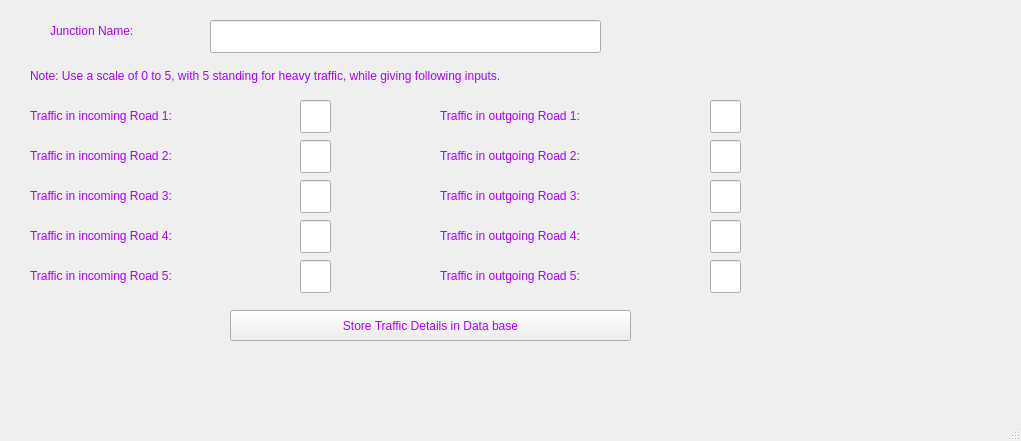
<?xml version="1.0" encoding="UTF-8"?>
<ui version="4.0">
 <class>MainWindow</class>
 <widget class="QMainWindow" name="MainWindow">
  <property name="geometry">
   <rect>
    <x>0</x>
    <y>0</y>
    <width>1021</width>
    <height>441</height>
   </rect>
  </property>
  <property name="windowTitle">
   <string>Traffic Details at the Junction</string>
  </property>
  <property name="styleSheet">
   <string notr="true">color: rgb(170, 0, 255);
font: 75 12pt &quot;MS Shell Dlg 2&quot;;</string>
  </property>
  <widget class="QWidget" name="centralwidget">
   <widget class="QPushButton" name="pushButton">
    <property name="geometry">
     <rect>
      <x>230</x>
      <y>310</y>
      <width>401</width>
      <height>31</height>
     </rect>
    </property>
    <property name="text">
     <string>Store Traffic Details in Data base</string>
    </property>
   </widget>
   <widget class="QLineEdit" name="lineEdit_3">
    <property name="geometry">
     <rect>
      <x>300</x>
      <y>100</y>
      <width>31</width>
      <height>33</height>
     </rect>
    </property>
   </widget>
   <widget class="QLineEdit" name="lineEdit_4">
    <property name="geometry">
     <rect>
      <x>300</x>
      <y>140</y>
      <width>31</width>
      <height>33</height>
     </rect>
    </property>
   </widget>
   <widget class="QLineEdit" name="lineEdit_5">
    <property name="geometry">
     <rect>
      <x>300</x>
      <y>180</y>
      <width>31</width>
      <height>33</height>
     </rect>
    </property>
   </widget>
   <widget class="QLineEdit" name="lineEdit_6">
    <property name="geometry">
     <rect>
      <x>300</x>
      <y>220</y>
      <width>31</width>
      <height>33</height>
     </rect>
    </property>
   </widget>
   <widget class="QLabel" name="label_3">
    <property name="geometry">
     <rect>
      <x>30</x>
      <y>100</y>
      <width>251</width>
      <height>31</height>
     </rect>
    </property>
    <property name="text">
     <string>Traffic in incoming Road 1:</string>
    </property>
   </widget>
   <widget class="QLabel" name="label_4">
    <property name="geometry">
     <rect>
      <x>30</x>
      <y>140</y>
      <width>241</width>
      <height>31</height>
     </rect>
    </property>
    <property name="text">
     <string>Traffic in incoming Road 2:</string>
    </property>
   </widget>
   <widget class="QLabel" name="label_5">
    <property name="geometry">
     <rect>
      <x>30</x>
      <y>220</y>
      <width>241</width>
      <height>31</height>
     </rect>
    </property>
    <property name="text">
     <string>Traffic in incoming Road 4:</string>
    </property>
   </widget>
   <widget class="QLabel" name="label_6">
    <property name="geometry">
     <rect>
      <x>30</x>
      <y>180</y>
      <width>241</width>
      <height>31</height>
     </rect>
    </property>
    <property name="text">
     <string>Traffic in incoming Road 3:</string>
    </property>
   </widget>
   <widget class="QLabel" name="label_2">
    <property name="geometry">
     <rect>
      <x>30</x>
      <y>260</y>
      <width>241</width>
      <height>31</height>
     </rect>
    </property>
    <property name="text">
     <string>Traffic in incoming Road 5:</string>
    </property>
   </widget>
   <widget class="QLineEdit" name="lineEdit_2">
    <property name="geometry">
     <rect>
      <x>300</x>
      <y>260</y>
      <width>31</width>
      <height>33</height>
     </rect>
    </property>
   </widget>
   <widget class="QLineEdit" name="lineEdit_9">
    <property name="geometry">
     <rect>
      <x>210</x>
      <y>20</y>
      <width>391</width>
      <height>33</height>
     </rect>
    </property>
   </widget>
   <widget class="QLabel" name="label_7">
    <property name="geometry">
     <rect>
      <x>50</x>
      <y>20</y>
      <width>151</width>
      <height>21</height>
     </rect>
    </property>
    <property name="text">
     <string>Junction Name:</string>
    </property>
   </widget>
   <widget class="QLabel" name="label_8">
    <property name="geometry">
     <rect>
      <x>30</x>
      <y>60</y>
      <width>821</width>
      <height>31</height>
     </rect>
    </property>
    <property name="text">
     <string>Note: Use a scale of 0 to 5, with 5 standing for heavy traffic, while giving following inputs.</string>
    </property>
   </widget>
   <widget class="QLineEdit" name="lineEdit_7">
    <property name="geometry">
     <rect>
      <x>710</x>
      <y>140</y>
      <width>31</width>
      <height>33</height>
     </rect>
    </property>
   </widget>
   <widget class="QLabel" name="label_9">
    <property name="geometry">
     <rect>
      <x>440</x>
      <y>180</y>
      <width>241</width>
      <height>31</height>
     </rect>
    </property>
    <property name="text">
     <string>Traffic in outgoing Road 3:</string>
    </property>
   </widget>
   <widget class="QLineEdit" name="lineEdit_8">
    <property name="geometry">
     <rect>
      <x>710</x>
      <y>180</y>
      <width>31</width>
      <height>33</height>
     </rect>
    </property>
   </widget>
   <widget class="QLabel" name="label_10">
    <property name="geometry">
     <rect>
      <x>440</x>
      <y>100</y>
      <width>251</width>
      <height>31</height>
     </rect>
    </property>
    <property name="text">
     <string>Traffic in outgoing Road 1:</string>
    </property>
   </widget>
   <widget class="QLineEdit" name="lineEdit_10">
    <property name="geometry">
     <rect>
      <x>710</x>
      <y>100</y>
      <width>31</width>
      <height>33</height>
     </rect>
    </property>
   </widget>
   <widget class="QLabel" name="label_11">
    <property name="geometry">
     <rect>
      <x>440</x>
      <y>140</y>
      <width>241</width>
      <height>31</height>
     </rect>
    </property>
    <property name="text">
     <string>Traffic in outgoing Road 2:</string>
    </property>
   </widget>
   <widget class="QLabel" name="label_12">
    <property name="geometry">
     <rect>
      <x>440</x>
      <y>220</y>
      <width>241</width>
      <height>31</height>
     </rect>
    </property>
    <property name="text">
     <string>Traffic in outgoing Road 4:</string>
    </property>
   </widget>
   <widget class="QLineEdit" name="lineEdit_11">
    <property name="geometry">
     <rect>
      <x>710</x>
      <y>260</y>
      <width>31</width>
      <height>33</height>
     </rect>
    </property>
   </widget>
   <widget class="QLineEdit" name="lineEdit_12">
    <property name="geometry">
     <rect>
      <x>710</x>
      <y>220</y>
      <width>31</width>
      <height>33</height>
     </rect>
    </property>
   </widget>
   <widget class="QLabel" name="label_13">
    <property name="geometry">
     <rect>
      <x>440</x>
      <y>260</y>
      <width>241</width>
      <height>31</height>
     </rect>
    </property>
    <property name="text">
     <string>Traffic in outgoing Road 5:</string>
    </property>
   </widget>
  </widget>
  <widget class="QStatusBar" name="statusbar"/>
 </widget>
 <resources/>
 <connections/>
</ui>
